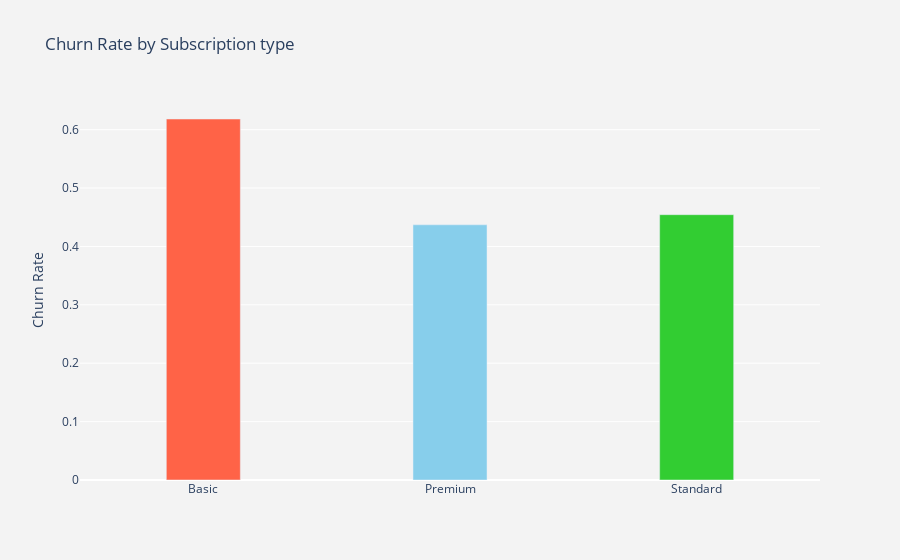

Notebook code for this chart:
### Code cell
plot_by_payment_hist = df.groupby('subscription_type').churned.mean().reset_index()
plot_data = [
    go.Bar(
        x=plot_by_payment_hist['subscription_type'],
        y=plot_by_payment_hist['churned'],
        width=[0.3, 0.3, 0.3],
        marker=dict(
            color=['tomato', 'skyblue', 'limegreen']
        )
    )
]
plot_layout=go.Layout(
    xaxis={"type": "category"},
    yaxis={"title": "Churn Rate"},
    title='Churn Rate by Subscription type',
    plot_bgcolor='rgb(243,243,243)',
    paper_bgcolor='rgb(243,243,243)',
)
fig = go.Figure(data=plot_data, layout=plot_layout)
po.iplot(fig)

### Figure 1 — Plotly figure (JSON) as saved in the notebook; plotly's stock layout.template omitted (floating-point values rounded to 4 significant figures)
{"data": [{"marker": {"color": ["tomato", "skyblue", "limegreen"]}, "type": "bar", "width": [0.3, 0.3, 0.3], "x": ["Basic", "Premium", "Standard"], "y": [0.6183, 0.4371, 0.4544]}], "layout": {"paper_bgcolor": "rgb(243,243,243)", "plot_bgcolor": "rgb(243,243,243)", "title": {"text": "Churn Rate by Subscription type"}, "xaxis": {"type": "category"}, "yaxis": {"title": {"text": "Churn Rate"}}}}
